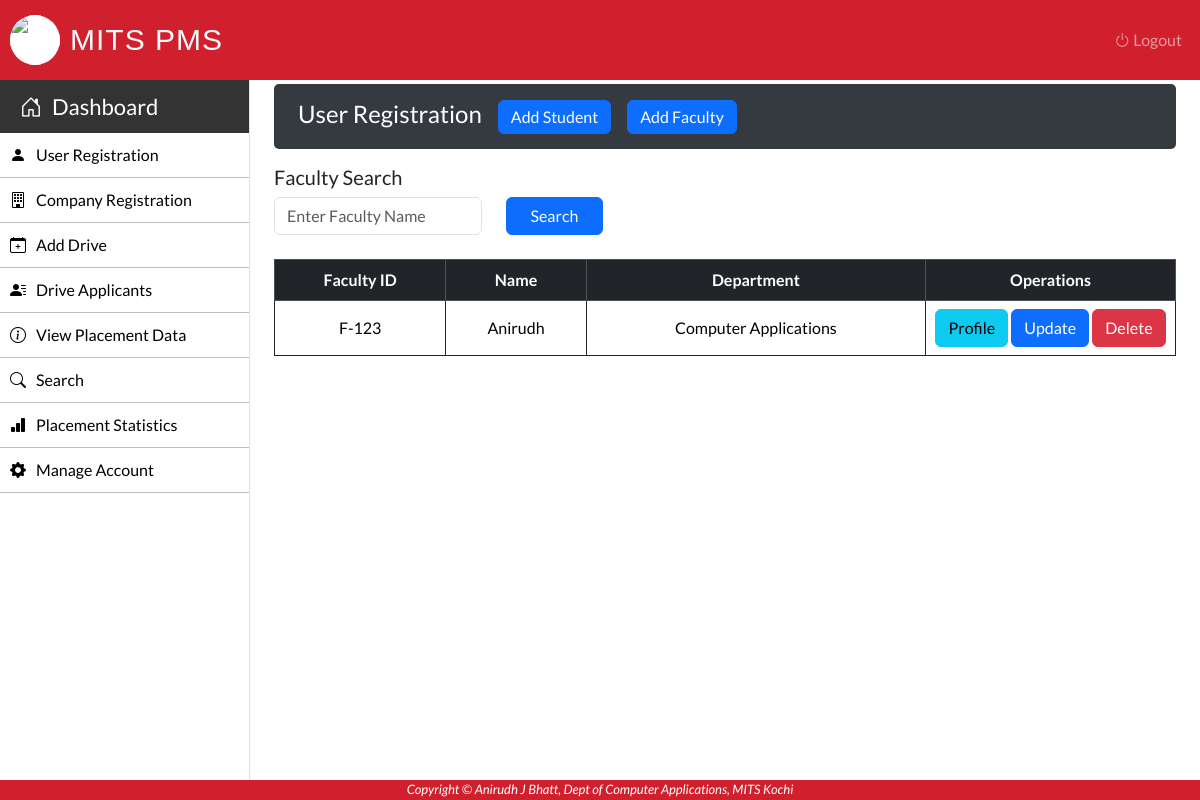
The app's page /Admin/user-registration.php (signed in) with its own data.
### tables this page shows
CREATE TABLE `faculty` (
  `Fac_ID` varchar(50) NOT NULL,
  `Fac_Name` varchar(50) NOT NULL,
  `Fac_DOB` varchar(15) NOT NULL,
  `Fac_Gender` varchar(50) NOT NULL,
  `Fac_Email` varchar(50) NOT NULL,
  `Fac_Mob` varchar(11) NOT NULL,
  `Fac_Image` longblob NOT NULL,
  `Fac_Address` varchar(100) NOT NULL,
  `Fac_Dept` varchar(50) NOT NULL,
  `Fac_Desg` varchar(50) NOT NULL
);

### Admin/user-registration.php (the view, shortened to what this page needs)
 <?php
		require_once "../connection/connection.php";
?>
<!DOCTYPE html>
<html lang="en">
<head>
</head>
    <body>
        <?php include('../Common/header.php'); ?>
        <?php include('../Common/admin-sidebar.php'); ?>
        <main role="main" class="mt-1 mb-3 px-md-4 page-content-index">
            <div class="sub-main">
                <div class="dashboard-header flex-wrap flex-md-no-wrap px-3 pt-2 pb-1 mb-3 text-white">
                    <div class="d-flex flex-row">
                        <div class="p-2"><h4>User Registration</h4></div>
                        <div class="p-2"><button type="button" class="btn btn-primary py-1" data-bs-toggle="modal" data-bs-target="#modal1">Add Student</button></div>
                        <div class="p-2"><button type="button" class="btn btn-primary py-1" data-bs-toggle="modal" data-bs-target="#modal2">Add Faculty</button></div>
                    </div>
                </div>
                <section class="mt-3">
                    <label>
                        <h5>Faculty Search</h5>
                    </label>
                    <form action="" method="post">
                        <div class="row">
                            <div class="col-3">
                                <input type="text" name="Fac_Name" class="form-control" placeholder="Enter Faculty Name"
                                    value="<?php echo isset($_POST['Fac_Name']) ? htmlspecialchars($_POST['Fac_Name']) : ''; ?>">
                            </div>
                            <div class="col-5">
                                <input type="submit" class="btn btn-primary px-4 ml-4" name="Search" value="Search">
                            </div>
                        </div>
                    </form>
                </section>
                <div class="row w-100">
                </div>
                <div class="row w-100">
                </div>
                <?php
                    if(isset($_POST['Search'])){
                        $Fac_Name=$_POST['Fac_Name'];
                        $query ="SELECT * FROM faculty WHERE Fac_Name LIKE '%$Fac_Name%'";
                        $run=mysqli_query($con,$query);
                        if(mysqli_num_rows($run)>0){
                ?>
                            <section class="mt-3">
                                <table class="w-100 table table-bordered table-hover border-dark text-center" cellpadding="10">
                                    <tr class="table-dark">
                                        <th>Company ID</th>
                                        <th>Name</th>
                                        <th>Type</th>
                                        <th>Address</th>
                                        <th colspan="1">Operations</th>
                                    </tr>
                                    <?php
                                        while($row=mysqli_fetch_array($run)){
                                    ?>
                                    <tr>
                                        <td><?php echo $row["Fac_ID"] ?></td>
                                        <td><?php echo $row["Fac_Name"] ?></td>
                                        <td><?php echo $row["Fac_Dept"] ?></td>
                                        <td><?php echo $row["Fac_Email"] ?></td>
                                        <td width='300'>
                                        <?php
                                            echo "<a class='btn btn-info' href=display-faculty.php?Fac_ID=".$row['Fac_ID'].">Profile</a> ";
                                            echo '  <a class="btn btn-primary" href=update-faculty.php?Fac_ID='.$row['Fac_ID'].'>Update</a>';
                                            echo '	<a class="btn btn-danger" href=delete.php?Fac_ID='.$row['Fac_ID'].' onClick="return confirm(\'Do you want to delete ?\')">Delete</a>';
                                        ?>
                                        </td>
                                    </tr>
                                    <?php
                                        }
                                    ?>
                                </table>
                            </section>
                <?php
                        }
                        else{
                            echo '<div class="alert alert-danger text-center mt-3" role="alert">No Data Found!</div>';
                        }
                    }
                    else{
                ?>
                        <div class="row">
                            <div class="col-md-12 container-fluid">
                                <section class="mt-3">
                                    <table class="w-100 table table-bordered table-hover border-dark text-center">
                                        <tr class="table-dark text-white">
                                            <th>Faculty ID</th>
                                            <th>Name</th>
                                            <th>Department</th>
                                            <th colspan="1">Operations</th>
                                        </tr>
                                        <?php
                                            $query ="SELECT `Fac_ID`,`Fac_Name`,`Fac_Dept` FROM Faculty;";
                                            $run=mysqli_query($con,$query);
                                            while($row=mysqli_fetch_array($run)) {?>
                                        <tr>
                                            <td><?php echo $row["Fac_ID"] ?></td>
                                            <td><?php echo $row["Fac_Name"] ?></td>
                                            <td><?php echo $row["Fac_Dept"] ?></td>
                                            <td width='250'>
                                                <?php
                                                    echo "<a class='btn btn-info' href=display-faculty.php?Fac_ID=".$row['Fac_ID']." target='_blank'>Profile</a>";
                                                    echo '  <a class="btn btn-primary" href=update-faculty.php?Fac_ID='.$row['Fac_ID'].'  target="_blank">Update</a>';
                                                    echo '	<a class="btn btn-danger" href=delete.php?Fac_ID='.$row['Fac_ID'].' onClick="return confirm(\'Do you want to delete ?\')">Delete</a>';
                                                ?>
                                            </td>
                                        </tr>
                                        <?php
                                            }
                                        ?>
                                    </table>
                                </section>
                            </div>
                        </div>
                    <?php
                        }
                    ?>
            </div>
        </main>
        <?php include('../Common/footer.php'); ?>
    </body>
</html>

### Css/style.css (style rules this page uses)
body { font-family: 'Lato', sans-serif; background-color: #ffffff; }
main { margin-left: 250px; overflow-x: hidden; }
.dashboard-header { background-color: #343a40; border-radius: 5px; text-align: left; }
table { width: 100%; }
table td, table th { vertical-align: middle !important; }

### records on screen
faculty: Fac_ID "F-123", Fac_Name "Anirudh", Fac_Dept "Computer Applications"
